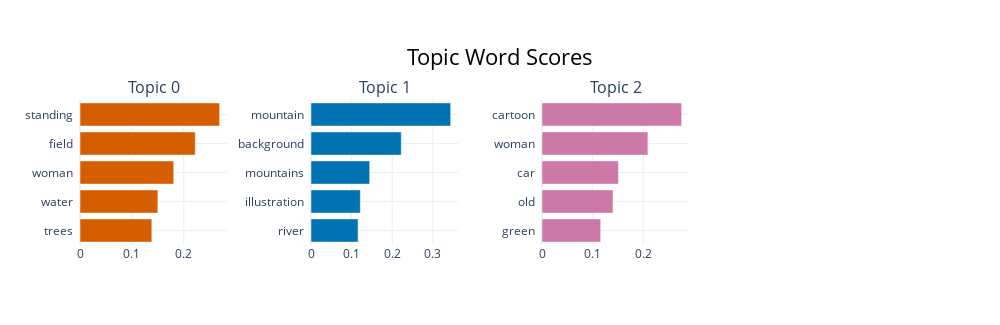

The cell this chart's notebook holds for it:
### Code cell
topic_model.visualize_barchart()

### Figure 1 — Plotly figure (JSON) as saved in the notebook; plotly's stock layout.template omitted (floating-point values rounded to 4 significant figures)
{"data": [{"marker": {"color": "#D55E00"}, "orientation": "h", "type": "bar", "x": [0.1385, 0.1501, 0.1806, 0.2221, 0.2692], "xaxis": "x", "y": ["trees  ", "water  ", "woman  ", "field  ", "standing  "], "yaxis": "y"}, {"marker": {"color": "#0072B2"}, "orientation": "h", "type": "bar", "x": [0.1159, 0.1215, 0.1445, 0.2223, 0.3439], "xaxis": "x2", "y": ["river  ", "illustration  ", "mountains  ", "background  ", "mountain  "], "yaxis": "y2"}, {"marker": {"color": "#CC79A7"}, "orientation": "h", "type": "bar", "x": [0.1159, 0.1403, 0.1509, 0.2092, 0.2758], "xaxis": "x3", "y": ["green  ", "old  ", "car  ", "woman  ", "cartoon  "], "yaxis": "y3"}], "layout": {"annotations": [{"font": {"size": 16}, "showarrow": false, "text": "Topic 0", "x": 0.0875, "xanchor": "center", "xref": "paper", "y": 1, "yanchor": "bottom", "yref": "paper"}, {"font": {"size": 16}, "showarrow": false, "text": "Topic 1", "x": 0.3625, "xanchor": "center", "xref": "paper", "y": 1, "yanchor": "bottom", "yref": "paper"}, {"font": {"size": 16}, "showarrow": false, "text": "Topic 2", "x": 0.6375, "xanchor": "center", "xref": "paper", "y": 1, "yanchor": "bottom", "yref": "paper"}], "height": 325, "hoverlabel": {"bgcolor": "white", "font": {"family": "Rockwell", "size": 16}}, "showlegend": false, "title": {"font": {"color": "Black", "size": 22}, "text": "Topic Word Scores", "x": 0.5, "xanchor": "center", "yanchor": "top"}, "width": 1000, "xaxis": {"anchor": "y", "autorange": true, "domain": [0, 0.175], "range": [0, 0.2833], "showgrid": true, "type": "linear"}, "xaxis2": {"anchor": "y2", "autorange": true, "domain": [0.275, 0.45], "range": [0, 0.362], "showgrid": true, "type": "linear"}, "xaxis3": {"anchor": "y3", "autorange": true, "domain": [0.55, 0.725], "range": [0, 0.2903], "showgrid": true, "type": "linear"}, "xaxis4": {"anchor": "y4", "domain": [0.825, 1], "showgrid": true}, "yaxis": {"anchor": "x", "autorange": true, "domain": [0, 1], "range": [-0.5, 4.5], "showgrid": true, "type": "category"}, "yaxis2": {"anchor": "x2", "autorange": true, "domain": [0, 1], "range": [-0.5, 4.5], "showgrid": true, "type": "category"}, "yaxis3": {"anchor": "x3", "autorange": true, "domain": [0, 1], "range": [-0.5, 4.5], "showgrid": true, "type": "category"}, "yaxis4": {"anchor": "x4", "domain": [0, 1], "showgrid": true}}}
